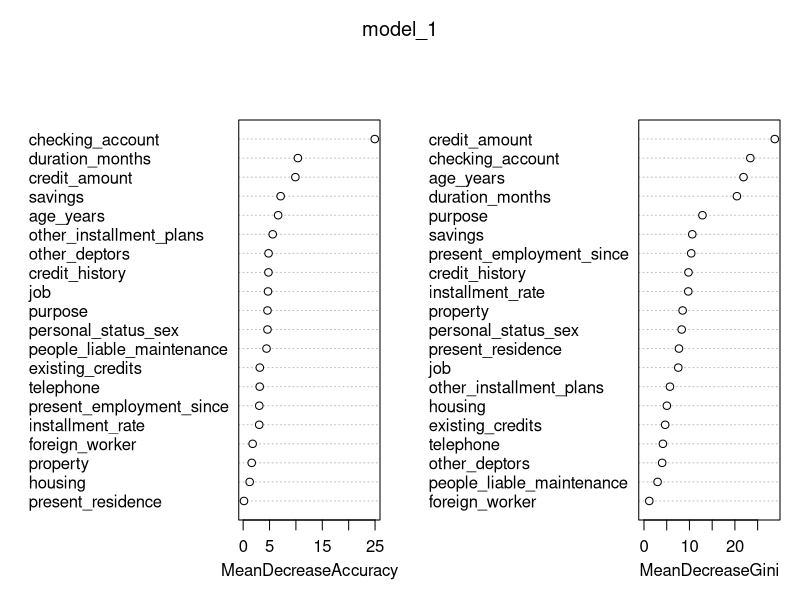
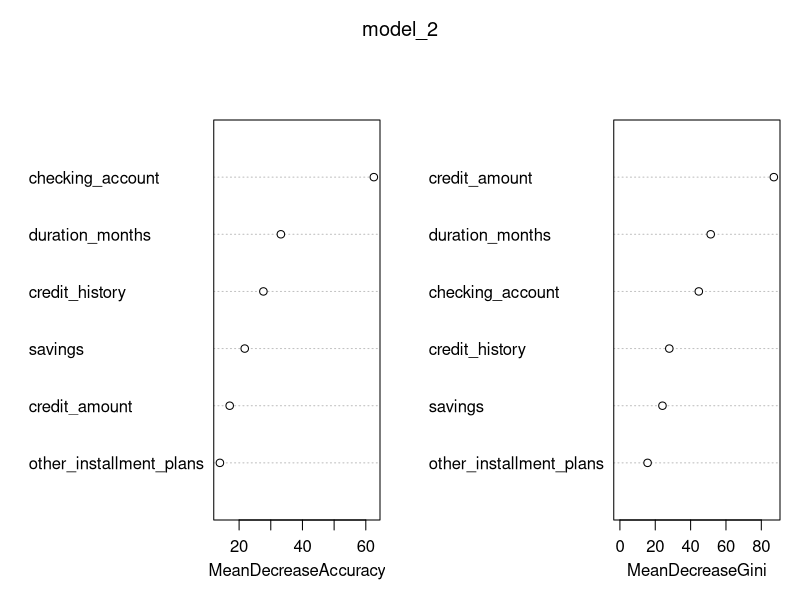
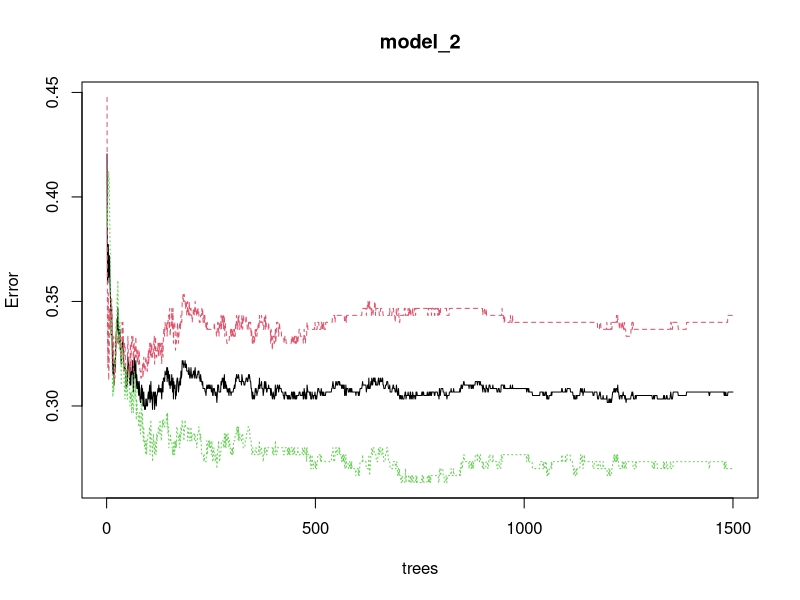

Generate these figures, in order, with R:
## ---- chunk 1
library(randomForest)
library(readr)
library(dplyr)
library(caret)
library(Metrics)
## ---- chunk 2
german_data_clean <- read_csv("data/german_data_clean.csv")

german_data_clean$response <- as.factor(german_data_clean$response)
## ---- chunk 3
table(german_data_clean$response)
## ---- chunk 4
german_data_sorted <- german_data_clean %>%
  arrange(response)

german_data_0 <- german_data_sorted[1:300,]
german_data_1 <- german_data_sorted[701:1000,]
## ---- chunk 5
table(german_data_0$response)
## ---- chunk 6
table(german_data_1$response)
## ---- chunk 7
german_data_clean <- rbind.data.frame(german_data_0, german_data_1)
## ---- chunk 8
table(german_data_clean$response)
## ---- chunk 9
set.seed(123)
trainDataIndex <- createDataPartition(german_data_clean$response, p=0.7, list=FALSE)
trainSet <- german_data_clean[trainDataIndex, ]
testSet <- german_data_clean[-trainDataIndex, ]
## ---- chunk 10
model_1 <- randomForest(response ~ ., 
                        data=trainSet,
                        ntree=500,
                        importance=TRUE)

## ---- chunk 11
varImpPlot(model_1)
## ---- chunk 12
model_2 <- randomForest(response ~ checking_account + duration_months + credit_amount + credit_history + other_installment_plans + savings,
                        ntree = 1500, 
                        importance=TRUE, 
                        data=german_data_clean)
## ---- chunk 13
varImpPlot(model_2)
## ---- chunk 14
plot(model_2)
## ---- chunk 15
predictions <- predict(model_2, newdata = testSet, type="prob")
head(predictions)
## ---- chunk 16
predict_df <- as.data.frame(predictions)
predict_df$actual <- testSet$response
predict_df$predicted <- ifelse(predict_df$`1` > 0.5, 1, 0)
predict_df
## ---- chunk 17
actuals_fct <- as.factor(predict_df$actual)
predictions_fct <- as.factor(predict_df$predicted)


confusionMatrix(actuals_fct, predictions_fct)
## ---- chunk 18
actuals <- predict_df$actual
predictions <- predict_df$predicted


accuracy(actuals, predictions)
## ---- chunk 19
precision(actuals, predictions)
## ---- chunk 20
# sensitivity/recall
recall(actuals, predictions)
